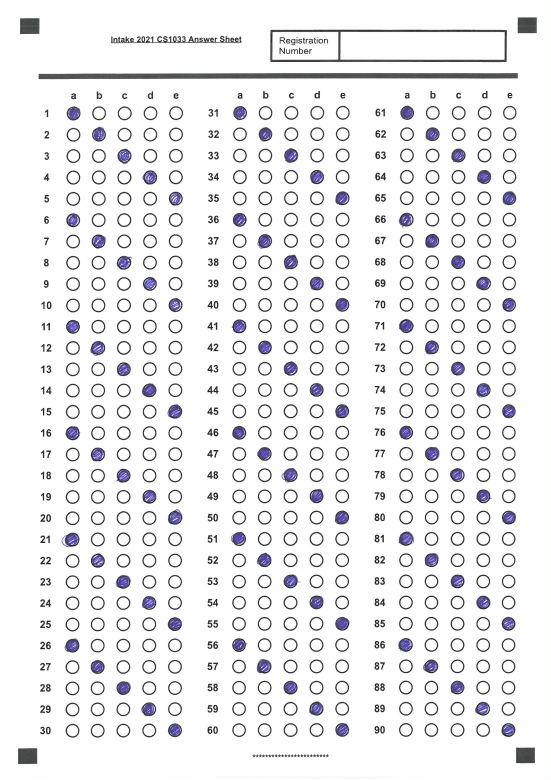
#> input picture samples/marking_scheme.jpg, 1653 x 2338 px (shown at 1/3 size)
$ python -i utils.py   (imports and definitions only)
#> lines starting #> are read from the running program, lines starting #| are printed output that depends on the picture; after the words box and inside, x2 and y2 are one past the last pixel; in counts of white or black regions, pixels touching at a corner belong together
#> further down, picture is the input picture: shape (2338, 1653, 3); mean B, G, R 237.3, 235.7, 235.8
import cv2
import numpy as np

def get_canny_edges(img):
    gray = cv2.cvtColor(img, cv2.COLOR_BGR2GRAY)
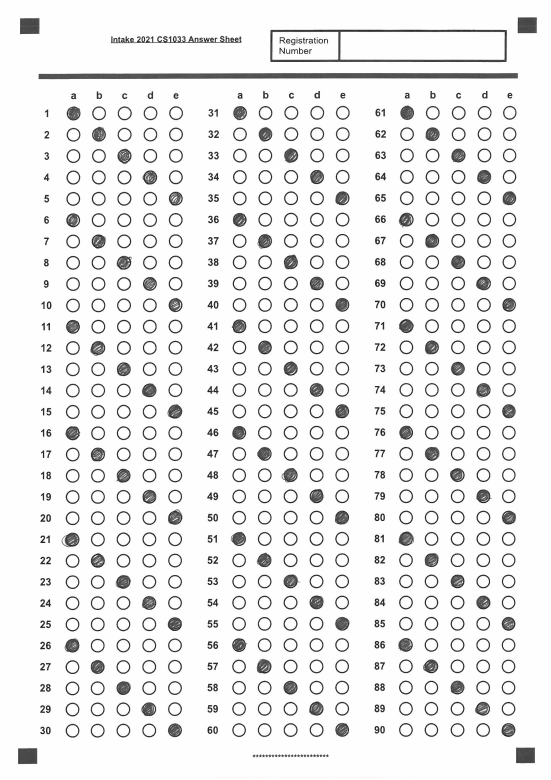
#> gray: shape (2338, 1653) (shown at 1/3 size); min 0, max 255, mean 235.9
    blur = cv2.GaussianBlur(gray, (5, 5), 1)
    edges = cv2.Canny(blur, 50, 150, apertureSize=3)
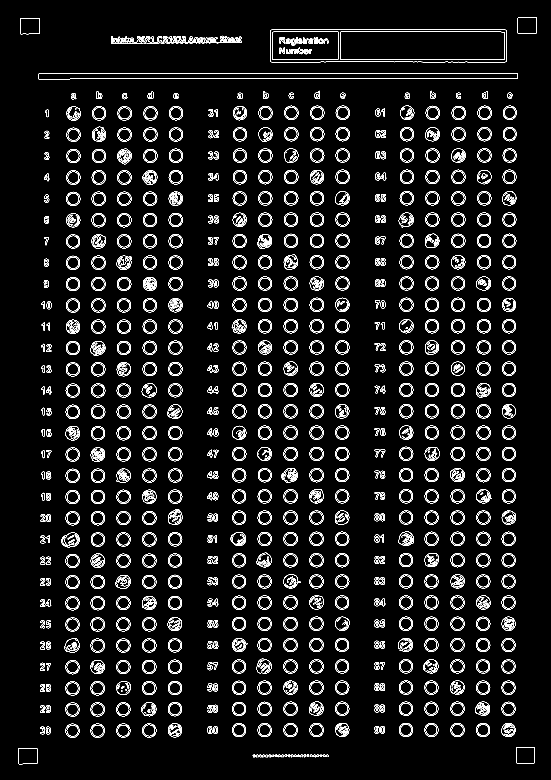
#> edges: shape (2338, 1653) (shown at 1/3 size); 4.3% white in thin lines or dots
    return edges

# [59 lines left out: functions detect_rectangles, detect_circles, not called in this run]

>>> import cv2
>>> picture = cv2.imread('../samples/marking_scheme.jpg')
>>> result = get_canny_edges(picture)

$ run again, on samples/template.jpg
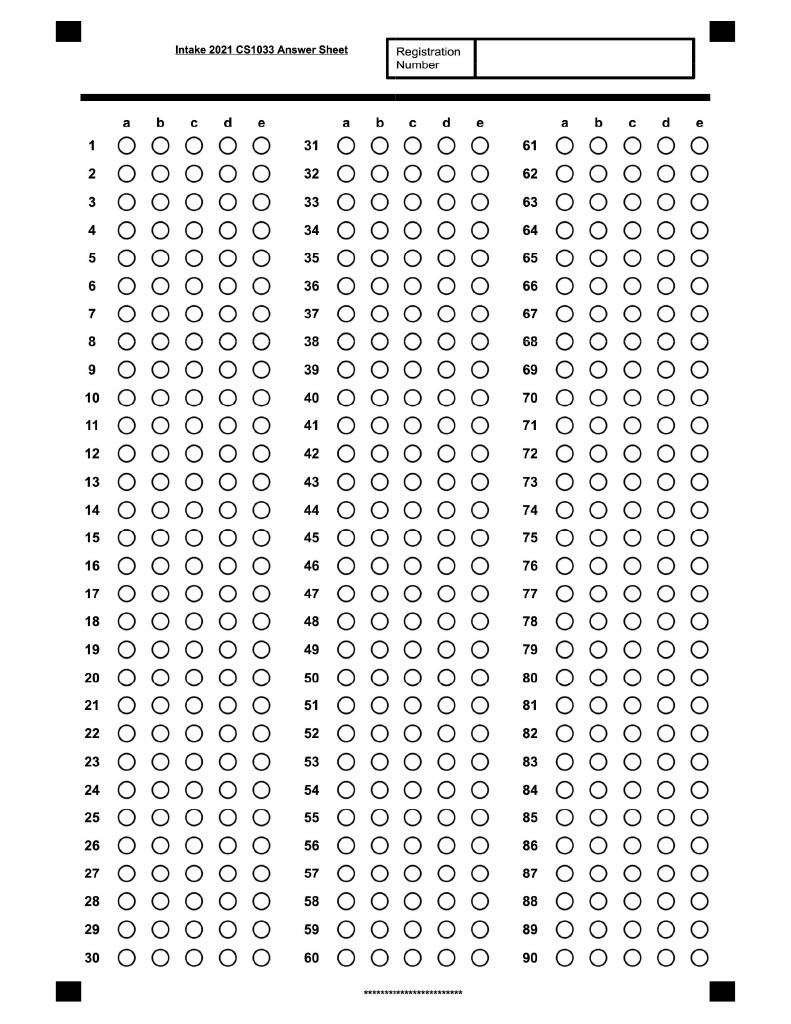
#> input picture samples/template.jpg, 791 x 1024 px
#> picture is the input picture: shape (1024, 791, 3); min 0, max 255, mean 237.7
#> in get_canny_edges, `blur = cv2.GaussianBlur(gray, (5, 5), 1)`:
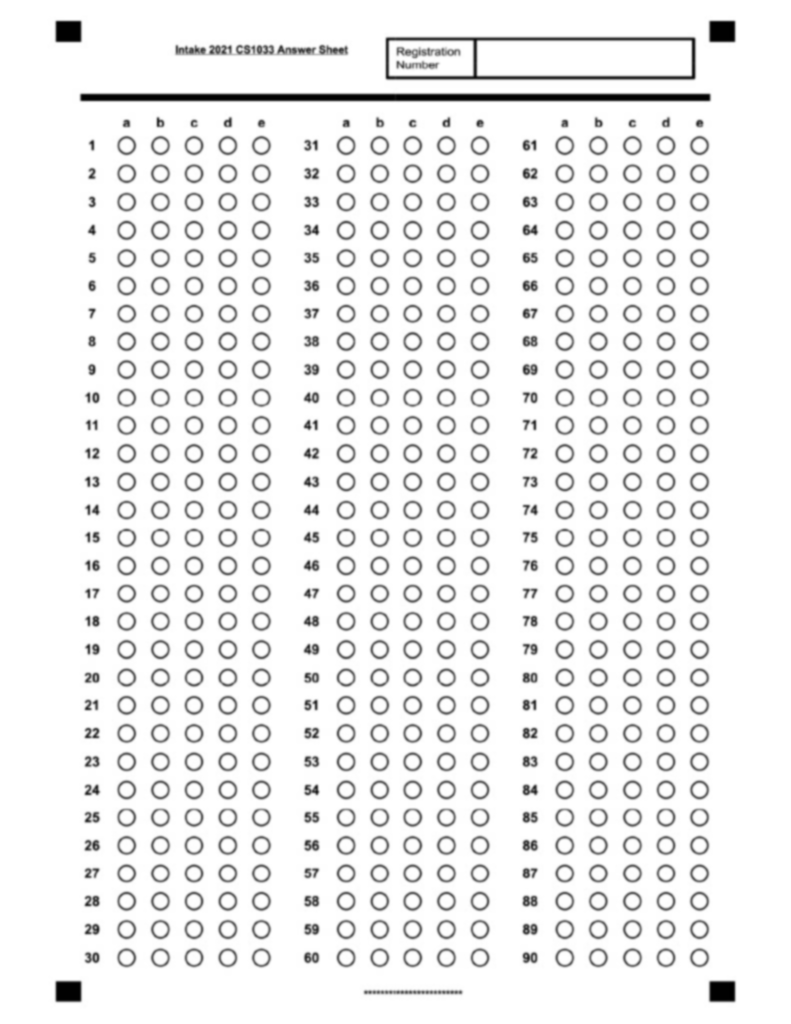
#> blur: shape (1024, 791); min 0, max 255, mean 237.7
#> in get_canny_edges, `edges = cv2.Canny(blur, 50, 150, apertureSize=3)`:
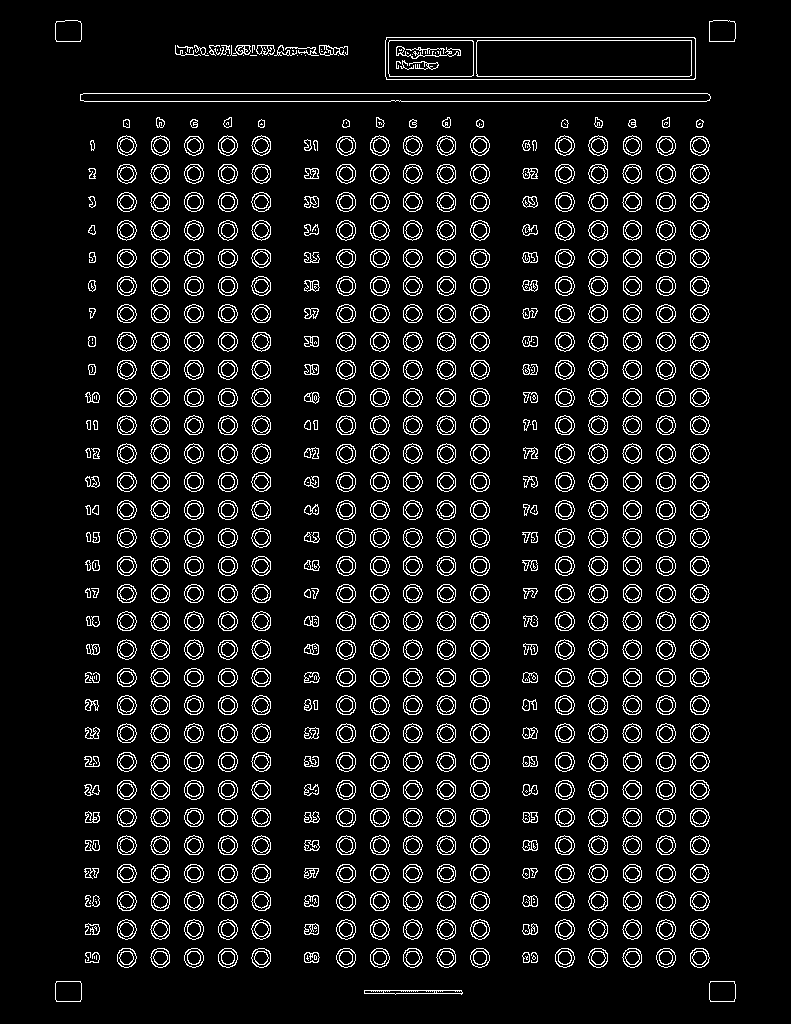
#> edges: shape (1024, 791); 7.9% white in thin lines or dots, all inside (x1, y1, x2, y2) = (55, 20, 736, 1002)
